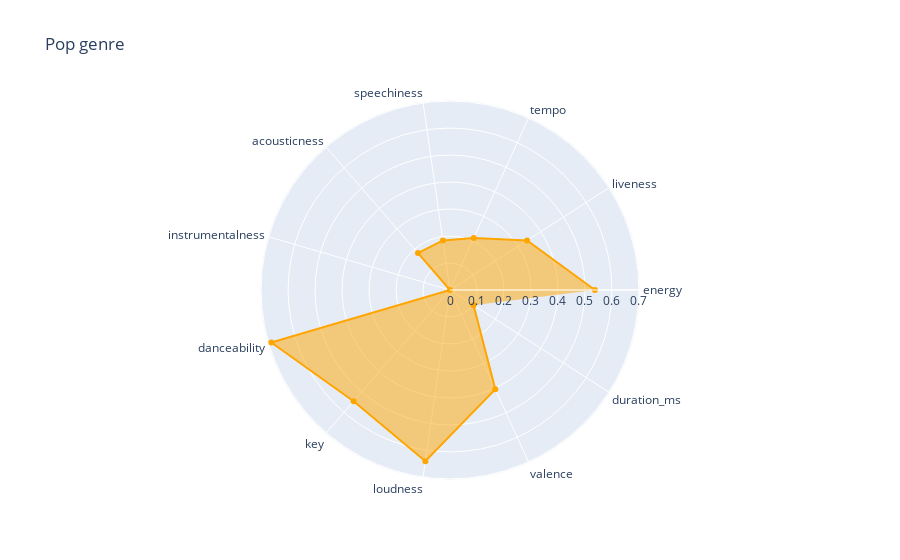

Notebook code for this chart:
### Code cell
#pop
plt_radar(df_pop,'Pop genre')

### Figure 1 — Plotly figure (JSON) as saved in the notebook; plotly's stock layout.template omitted (floating-point values rounded to 4 significant figures)
{"data": [{"fill": "toself", "line": {"color": "orange"}, "r": [0.537, 0.3397, 0.2117, 0.1854, 0.181, 0, 0.6901, 0.5455, 0.6409, 0.404, 0.1038], "theta": ["energy", "liveness", "tempo", "speechiness", "acousticness", "instrumentalness", "danceability", "key", "loudness", "valence", "duration_ms"], "type": "scatterpolar"}], "layout": {"polar": {"radialaxis": {"visible": true}}, "showlegend": false, "title": {"text": "Pop genre"}}}
